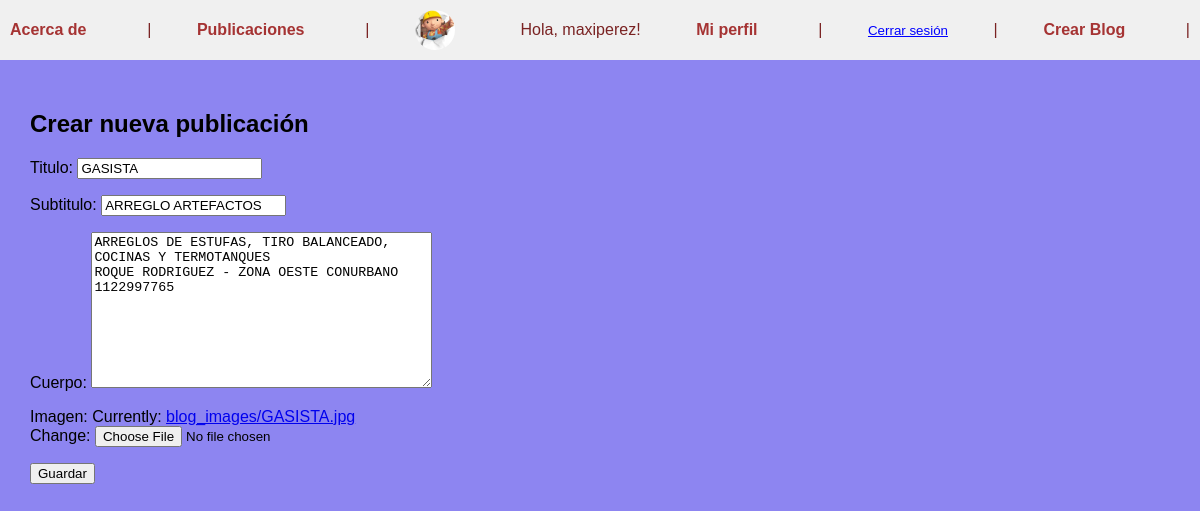
Page /edit/2/ (signed in) on the committed database.
### accounts/models.py (models this page shows, shortened)
class UserProfile(models.Model):
    user = models.OneToOneField(User, on_delete=models.CASCADE)
    imagen = models.ImageField(upload_to='profile_images/', null=True, blank=True)
    descripcion = models.TextField(blank=True)
    sitio_web = models.URLField(blank=True)

### pages/models.py (models this page shows, shortened)
class Blog(models.Model):
    titulo = models.CharField(max_length=200)
    subtitulo = models.CharField(max_length=200)
    cuerpo = models.TextField()
    autor = models.ForeignKey(User, on_delete=models.CASCADE)
    fecha = models.DateTimeField(auto_now_add=True)
    imagen = models.ImageField(upload_to='blog_images/', null=True, blank=False)

### pages/views.py (the view)
# urls.py: path('edit/<int:blog_id>/', blog_update, name='blog_update'),
@login_required
@user_passes_test(es_admin)
def blog_update(request, blog_id):
    blog = get_object_or_404(Blog, id=blog_id)
    if request.method == 'POST':
        form = BlogForm(request.POST, request.FILES, instance=blog)
        if form.is_valid():
            form.save()
            return redirect('blog_list')
    else:
        form = BlogForm(instance=blog)
    return render(request, 'pages/blog_form.html', {'form': form})

### pages/forms.py
class BlogForm(forms.ModelForm):
    class Meta:
        model = Blog
        fields = ['titulo', 'subtitulo', 'cuerpo', 'imagen']

### pages/views.py (called while the page is built)
def es_admin(user):
    return user.is_staff

### templates/pages/blog_form.html (shortened to what this page needs)
{% extends 'base.html' %}
{% block content %}
  <h2>Crear nueva publicación</h2>
  <form method="post" enctype="multipart/form-data">
    {{ form.as_p }}
    <button type="submit">Guardar</button>
  </form>
{% endblock %}

### templates/base.html (shortened to what this page needs)
<!DOCTYPE html>
{% load static %}
<html lang="es">
<head>
  <link rel="stylesheet" href="{% static 'css/styles.css' %}">
</head>
<body>
 <nav style="background-color: #f0f0f0; padding: 10px;">
  <a href="{% url 'about' %}">Acerca de</a> |
  <a href="{% url 'blog_list' %}">Publicaciones</a> |
  {% if user.is_authenticated %}
    {% if user.userprofile.imagen %}
      <img src="{{ user.userprofile.imagen.url }}" alt="Perfil" width="40" height="40" style="border-radius: 50%; vertical-align: middle;">
    {% else %}
      <img src="{% static 'img/default-avatar.png' %}" alt="Sin imagen" width="40" height="40" style="border-radius: 50%; vertical-align: middle;">
    {% endif %}
    <span style="margin: 0 10px;">Hola, {{ user.username }}!</span>
    <a href="{% url 'profile' %}">Mi perfil</a> |
    <form action="{% url 'logout' %}" method="post" style="display: inline;">
      <button type="submit" style="background: none; border: none; padding: 0; margin: 0; color: blue; text-decoration: underline; cursor: pointer;">
        Cerrar sesión
      </button>
    </form> |
    {% if user.is_staff %}
      <a href="{% url 'blog_create' %}">Crear Blog</a> |
    {% endif %}
  {% else %}
    <a href="{% url 'login' %}">Iniciar sesión</a> |
    <a href="{% url 'signup' %}">Registrarse</a> |
  {% endif %}
</nav>
 <div class="container">
    {% block content %}
    {% endblock %}
  </div>
</body>
</html>

### static/css/styles.css (style rules this page uses)
body { font-family: Arial, sans-serif; background-color: #8d85f1; margin: 0; padding: 0; }
nav { background-color: #b9f1c7; padding: 15px 20px; color: rgb(122, 35, 35); display: flex; align-items: center; justify-content: space-between; }
nav a { color: rgb(165, 51, 51); text-decoration: none; margin-right: 15px; font-weight: bold; }
nav img { border-radius: 50%; margin-right: 10px; vertical-align: middle; }
.container { padding: 30px; }

### rows in the picture
Blog: titulo "GASISTA", subtitulo "ARREGLO ARTEFACTOS", cuerpo "ARREGLOS DE ESTUFAS, TIRO BALANCEADO, COCINAS Y TERMOTANQUES ROQUE RODRIGUEZ - ZONA OESTE CONURBANO 1122997765"

### other values in the picture
{{ user.username }} "maxiperez"
